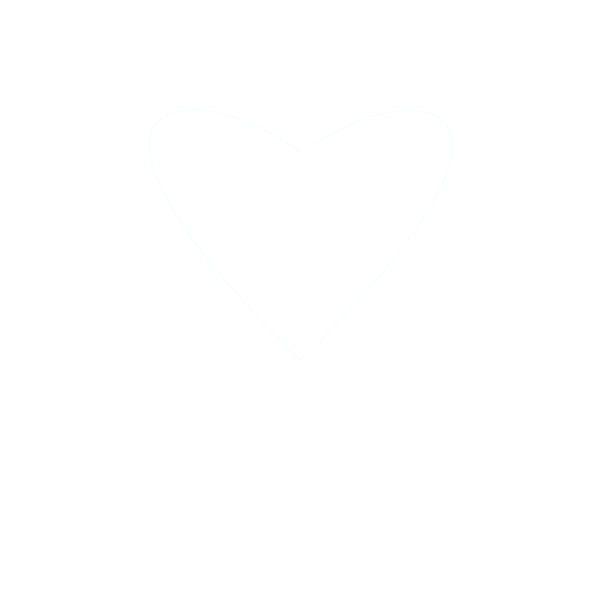
Frame 1 (no input)
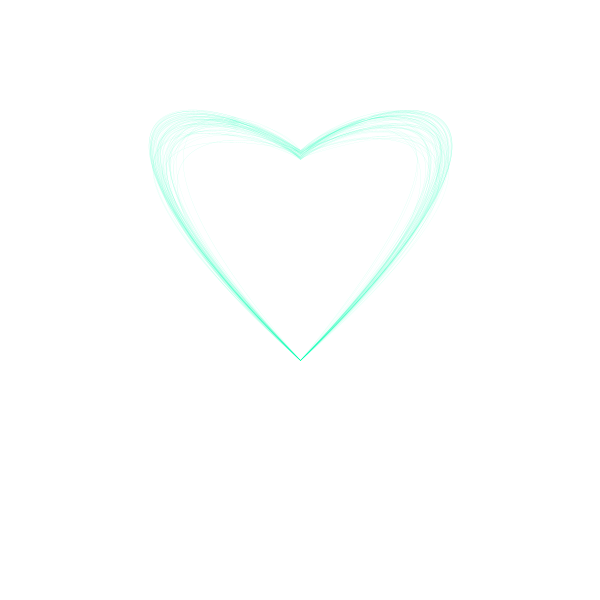
Frame 60 (the mouse pressed at the canvas centre just before this capture)
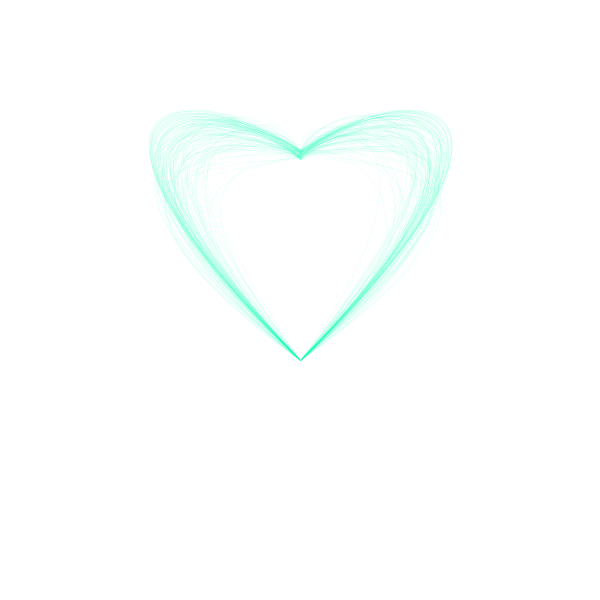
Frame 120 (the mouse held since frame 60 and released just before this capture)

The Processing sketch that drew these frames (run headless with seeded random() and noise(); from frame 60 on, the mouse is pressed at the canvas centre):

// Processing sketch: processing_142167
// ── processing_142167.pde

void setup() {
  background(255);
  size(600, 600);
 colorMode(HSB,100);
  noFill();
}

float r=0;
float disfusion=1;

void draw() {

  float w=600;
  float h=600;

  //how thick the line is   
  strokeWeight(random(0.1, 0.2));
 
  //hues of red
  stroke(45, 100, 100, 30);
 
  // one half of the heart
  // anchor, control point 1, control point 2, anchor
  // docs here http://www.processing.org/reference/bezier_.html
  bezier(
  w/2, (h/4)+random(10),
  w/3+random(disfusion), h/8+random(disfusion),
  15+random(disfusion), 80+random(disfusion),
  w/2, (h/3)*1.8);
  
  // other half of the heart
  bezier(
  w/2, (h/4)+random(10),
  ((w/3)*2)-random(disfusion), (h/8)+random(disfusion),
  (w-15)-random(disfusion), 80+random(disfusion),
  w/2, (h/3)*1.8);
  
  
  //diuffusion is the varioabe that gets larger and makes the curves more
  //chaotic whent this is greater than width we woudl be drawweing things off
  //the canvis so we stop!
  if (disfusion<width) {
    //if it is smaller than the width we step it on by 1 
    disfusion+=1;
  }else{
    noLoop();
  }
}
